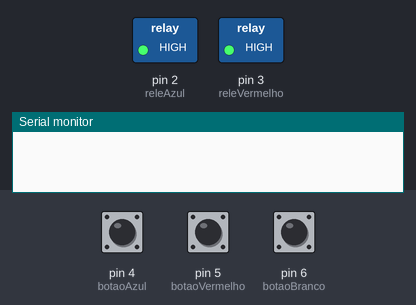
This sketch was run on a simulated Arduino Uno, built with avr-gcc and run on an emulated ATmega328P. On the bench: switched loads named in the sketch (green lamp = pin HIGH), the last lines printed to the serial monitor. Inputs (shaded band) come from the test bench; at power-on: pin 6 (botaoBranco) HIGH, pin 4 (botaoAzul) HIGH, pin 5 (botaoVermelho) HIGH.

Above: at 4.1 s.
4.2 s: pin 6 (botaoBranco) pulled LOW for 0.15 s
At 4.65 s:
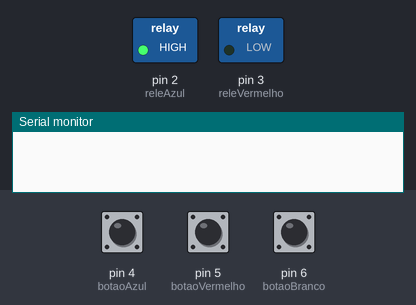
At 6.9 s:
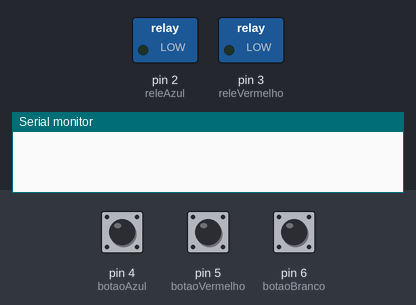
7.2 s: pin 4 (botaoAzul) pulled LOW for 0.15 s
At 8.4 s:
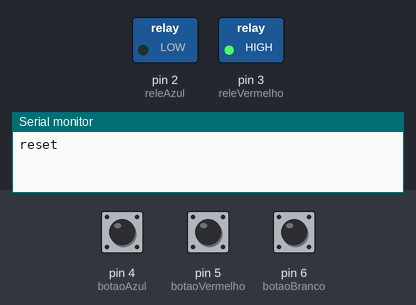
Timing chart, 0 to 16.3 s (numbered marks = the images above; inputs shaded):
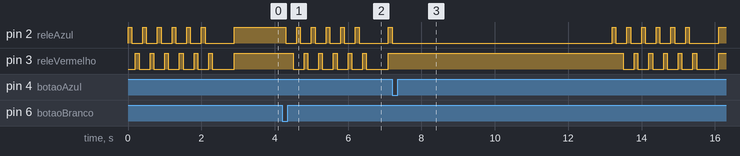

Measured:
- after the input at 4.2 s, pin 2 (releAzul): goes 5 × (LOW 0.30 s, HIGH 0.10 s), LOW 0.80 s, then HIGH, starting after 0.10 s; pin 3 (releVermelho): goes 5 × (LOW 0.30 s, HIGH 0.10 s), LOW 0.60 s, then HIGH, starting after 0.30 s
- after the input at 7.2 s, pin 2 (releAzul): goes LOW 6.0 s, 5 × (HIGH 0.10 s, LOW 0.30 s), HIGH 0.10 s, LOW 0.80 s, then HIGH, starting at once; pin 3 (releVermelho): goes 5 × (LOW 0.30 s, HIGH 0.10 s), LOW 0.60 s, then HIGH, starting after 6.3 s

The sketch:

jogo.ino
```cpp
int releAzul = 2;
int releVermelho = 3;

int botaoAzul =4;
int botaoVermelho = 5;
int botaoBranco = 6;

bool bAzul = false;
bool bVermelho = false;

void resetGame( int vezes = 3)
{

  for (int i = 0; i < vezes; i++)
  {
    digitalWrite(releAzul, HIGH); // turn the LED on (HIGH is the voltage level)
    delay(100);                   // wait for a second
    digitalWrite(releAzul, LOW);  // turn the LED off by making the voltage LOW
    delay(100);

    digitalWrite(releVermelho, HIGH); // turn the LED on (HIGH is the voltage level)
    delay(100);                       // wait for a second
    digitalWrite(releVermelho, LOW);  // turn the LED off by making the voltage LOW
    delay(100);
  }
  delay(500);
  digitalWrite(releAzul, HIGH);
  digitalWrite(releVermelho, HIGH);
  bAzul == false;
  bVermelho == false;

}

void checaVencedor()
{

  if (bAzul == true)
  {

    digitalWrite(releAzul, LOW);

    digitalWrite(releVermelho, HIGH);


  }
  if (bVermelho == true)
  {

    digitalWrite(releVermelho, LOW);

     digitalWrite(releAzul, HIGH);


  }
    delay(6000);
    resetGame(6);

}

void setup()
{
  // initialize digital pin LED_BUILTIN as an output.
  pinMode(releAzul, OUTPUT);
  pinMode(releVermelho, OUTPUT);
  pinMode(botaoAzul, INPUT_PULLUP);
  pinMode(botaoVermelho, INPUT_PULLUP);
  pinMode(botaoBranco, INPUT_PULLUP);
  resetGame(6);

  Serial.begin(9600);

}

// the loop function runs over and over again forever
void loop()
{

  if(digitalRead(botaoBranco) == LOW)
  {
     resetGame(6);
      Serial.println("reset");
   }

  if (digitalRead(botaoVermelho) == LOW )
  {
    bVermelho = true;
    checaVencedor();
      Serial.println("vermelho");


  }
  if (digitalRead(botaoAzul) == LOW  )
  {
    bAzul = true;
    checaVencedor();
      Serial.println("azul");
  }
}
```
